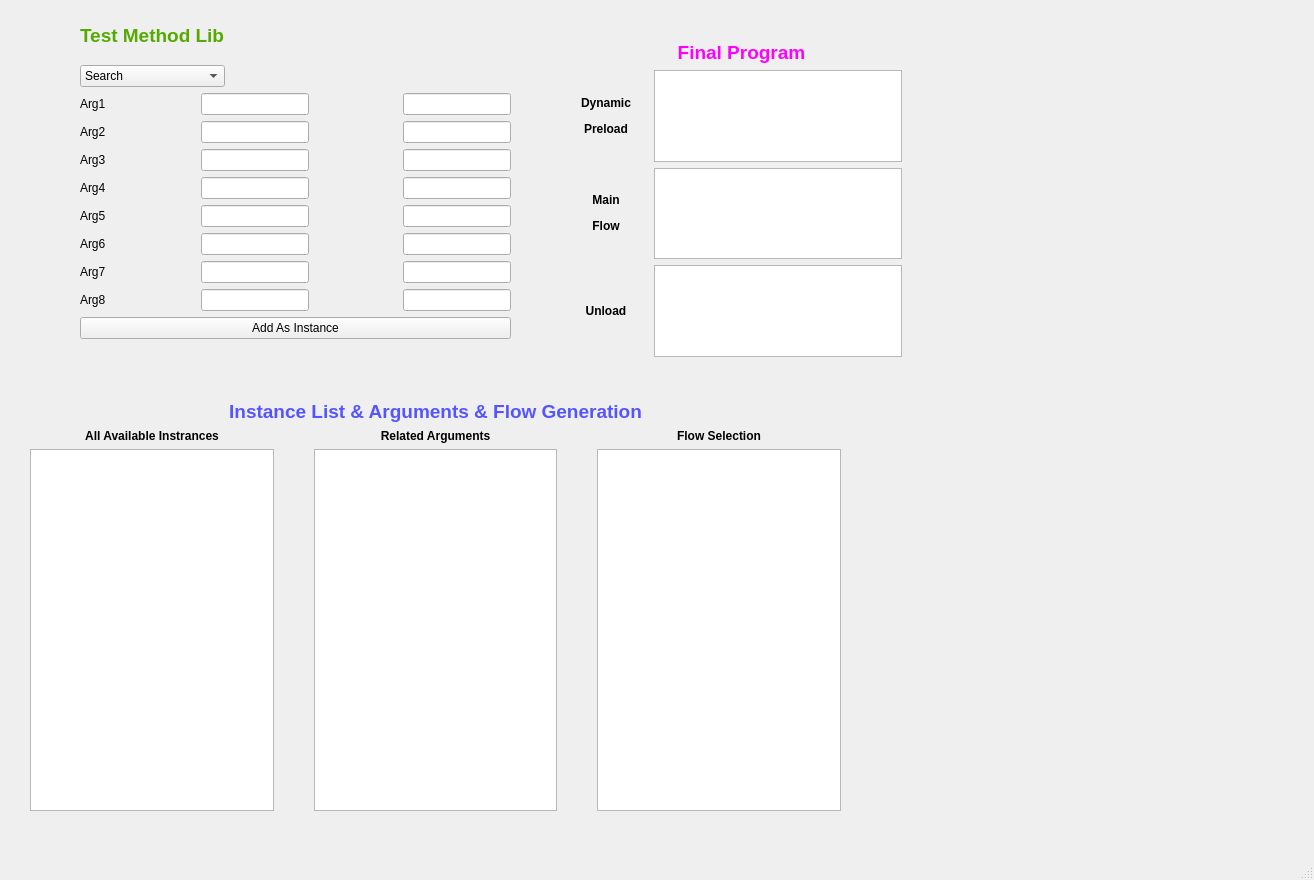
<?xml version="1.0" encoding="UTF-8"?>
<ui version="4.0">
 <class>LIGOPlatform</class>
 <widget class="QMainWindow" name="LIGOPlatform">
  <property name="geometry">
   <rect>
    <x>0</x>
    <y>0</y>
    <width>1314</width>
    <height>880</height>
   </rect>
  </property>
  <property name="windowTitle">
   <string>MainWindow</string>
  </property>
  <widget class="QWidget" name="centralwidget">
   <widget class="QWidget" name="layoutWidget">
    <property name="geometry">
     <rect>
      <x>30</x>
      <y>400</y>
      <width>811</width>
      <height>411</height>
     </rect>
    </property>
    <layout class="QGridLayout" name="lo_Instance">
     <item row="0" column="0" colspan="5">
      <widget class="QLabel" name="InstanceList">
       <property name="toolTip">
        <string>&lt;html&gt;&lt;head/&gt;&lt;body&gt;&lt;p&gt;&lt;span style=&quot; font-size:14pt; font-weight:600;&quot;&gt;Instance List &amp;amp; Arguments&lt;/span&gt;&lt;/p&gt;&lt;/body&gt;&lt;/html&gt;</string>
       </property>
       <property name="text">
        <string>&lt;html&gt;&lt;head/&gt;&lt;body&gt;&lt;p align=&quot;center&quot;&gt;&lt;span style=&quot; font-size:14pt; font-weight:600; color:#5555ff;&quot;&gt;Instance List &amp;amp; Arguments &amp;amp; Flow Generation&lt;/span&gt;&lt;/p&gt;&lt;/body&gt;&lt;/html&gt;</string>
       </property>
       <property name="textFormat">
        <enum>Qt::RichText</enum>
       </property>
      </widget>
     </item>
     <item row="2" column="0">
      <widget class="QListView" name="InstancceListView"/>
     </item>
     <item row="1" column="4">
      <widget class="QLabel" name="label_4">
       <property name="text">
        <string>&lt;html&gt;&lt;head/&gt;&lt;body&gt;&lt;p align=&quot;center&quot;&gt;&lt;span style=&quot; font-weight:600;&quot;&gt;Flow Selection&lt;/span&gt;&lt;/p&gt;&lt;/body&gt;&lt;/html&gt;</string>
       </property>
      </widget>
     </item>
     <item row="2" column="1">
      <spacer name="horizontalSpacer_3">
       <property name="orientation">
        <enum>Qt::Horizontal</enum>
       </property>
       <property name="sizeHint" stdset="0">
        <size>
         <width>40</width>
         <height>20</height>
        </size>
       </property>
      </spacer>
     </item>
     <item row="2" column="2">
      <widget class="QListView" name="listView"/>
     </item>
     <item row="1" column="0">
      <widget class="QLabel" name="label">
       <property name="text">
        <string>&lt;html&gt;&lt;head/&gt;&lt;body&gt;&lt;p align=&quot;center&quot;&gt;&lt;span style=&quot; font-weight:600;&quot;&gt;All Available Instrances&lt;/span&gt;&lt;/p&gt;&lt;/body&gt;&lt;/html&gt;</string>
       </property>
      </widget>
     </item>
     <item row="1" column="2">
      <widget class="QLabel" name="label_2">
       <property name="text">
        <string>&lt;html&gt;&lt;head/&gt;&lt;body&gt;&lt;p align=&quot;center&quot;&gt;&lt;span style=&quot; font-weight:600;&quot;&gt;Related Arguments&lt;/span&gt;&lt;/p&gt;&lt;/body&gt;&lt;/html&gt;</string>
       </property>
      </widget>
     </item>
     <item row="2" column="3">
      <spacer name="horizontalSpacer_4">
       <property name="orientation">
        <enum>Qt::Horizontal</enum>
       </property>
       <property name="sizeHint" stdset="0">
        <size>
         <width>40</width>
         <height>20</height>
        </size>
       </property>
      </spacer>
     </item>
     <item row="2" column="4">
      <widget class="QListView" name="listView_2"/>
     </item>
    </layout>
   </widget>
   <widget class="QWidget" name="layoutWidget">
    <property name="geometry">
     <rect>
      <x>581</x>
      <y>41</y>
      <width>321</width>
      <height>316</height>
     </rect>
    </property>
    <layout class="QGridLayout" name="lo_Program">
     <item row="2" column="0">
      <widget class="QLabel" name="label_5">
       <property name="text">
        <string>&lt;html&gt;&lt;head/&gt;&lt;body&gt;&lt;p align=&quot;center&quot;&gt;&lt;span style=&quot; font-weight:600;&quot;&gt;Main&lt;/span&gt;&lt;/p&gt;&lt;p align=&quot;center&quot;&gt;&lt;span style=&quot; font-weight:600;&quot;&gt;Flow&lt;/span&gt;&lt;/p&gt;&lt;/body&gt;&lt;/html&gt;</string>
       </property>
      </widget>
     </item>
     <item row="0" column="0" colspan="3">
      <widget class="QLabel" name="Program">
       <property name="text">
        <string>&lt;html&gt;&lt;head/&gt;&lt;body&gt;&lt;p align=&quot;center&quot;&gt;&lt;span style=&quot; font-size:14pt; font-weight:600; color:#ff00ff;&quot;&gt;Final Program&lt;/span&gt;&lt;/p&gt;&lt;/body&gt;&lt;/html&gt;</string>
       </property>
      </widget>
     </item>
     <item row="1" column="0">
      <widget class="QLabel" name="label_3">
       <property name="text">
        <string>&lt;html&gt;&lt;head/&gt;&lt;body&gt;&lt;p align=&quot;center&quot;&gt;&lt;span style=&quot; font-weight:600;&quot;&gt;Dynamic&lt;/span&gt;&lt;/p&gt;&lt;p align=&quot;center&quot;&gt;&lt;span style=&quot; font-weight:600;&quot;&gt;Preload&lt;/span&gt;&lt;/p&gt;&lt;/body&gt;&lt;/html&gt;</string>
       </property>
      </widget>
     </item>
     <item row="1" column="2">
      <widget class="QListView" name="listView_3"/>
     </item>
     <item row="3" column="0">
      <widget class="QLabel" name="label_6">
       <property name="text">
        <string>&lt;html&gt;&lt;head/&gt;&lt;body&gt;&lt;p align=&quot;center&quot;&gt;&lt;span style=&quot; font-weight:600;&quot;&gt;Unload&lt;/span&gt;&lt;/p&gt;&lt;/body&gt;&lt;/html&gt;</string>
       </property>
      </widget>
     </item>
     <item row="2" column="2">
      <widget class="QListView" name="listView_4"/>
     </item>
     <item row="3" column="2">
      <widget class="QListView" name="listView_6"/>
     </item>
     <item row="1" column="1">
      <spacer name="horizontalSpacer_6">
       <property name="orientation">
        <enum>Qt::Horizontal</enum>
       </property>
       <property name="sizeHint" stdset="0">
        <size>
         <width>20</width>
         <height>20</height>
        </size>
       </property>
      </spacer>
     </item>
    </layout>
   </widget>
   <widget class="QWidget" name="layoutWidget">
    <property name="geometry">
     <rect>
      <x>80</x>
      <y>12</y>
      <width>431</width>
      <height>327</height>
     </rect>
    </property>
    <layout class="QGridLayout" name="lo_TestMethod">
     <item row="0" column="0">
      <layout class="QGridLayout" name="TestMethodView">
       <item row="1" column="0">
        <widget class="QComboBox" name="cb_TestMethodLib">
         <property name="styleSheet">
          <string notr="true">font: 12pt &quot;Arial&quot;;</string>
         </property>
         <item>
          <property name="text">
           <string>Search</string>
          </property>
         </item>
         <item>
          <property name="text">
           <string>StartPoint</string>
          </property>
         </item>
         <item>
          <property name="text">
           <string>Backoff</string>
          </property>
         </item>
         <item>
          <property name="text">
           <string>LimitLine</string>
          </property>
         </item>
        </widget>
       </item>
       <item row="0" column="0">
        <widget class="QLabel" name="TestMethodLib">
         <property name="text">
          <string>&lt;html&gt;&lt;head/&gt;&lt;body&gt;&lt;p&gt;&lt;span style=&quot; font-size:14pt; font-weight:600; color:#55aa00;&quot;&gt;Test Method Lib&lt;/span&gt;&lt;/p&gt;&lt;/body&gt;&lt;/html&gt;</string>
         </property>
        </widget>
       </item>
       <item row="0" column="1">
        <spacer name="horizontalSpacer_5">
         <property name="orientation">
          <enum>Qt::Horizontal</enum>
         </property>
         <property name="sizeHint" stdset="0">
          <size>
           <width>40</width>
           <height>20</height>
          </size>
         </property>
        </spacer>
       </item>
      </layout>
     </item>
     <item row="1" column="0">
      <layout class="QGridLayout" name="ArgumentsView">
       <item row="2" column="0">
        <widget class="QLabel" name="Arg3">
         <property name="text">
          <string>Arg3</string>
         </property>
        </widget>
       </item>
       <item row="3" column="0">
        <widget class="QLabel" name="Arg4">
         <property name="text">
          <string>Arg4</string>
         </property>
        </widget>
       </item>
       <item row="1" column="2">
        <widget class="QLineEdit" name="ArgDescription_2"/>
       </item>
       <item row="1" column="0">
        <widget class="QLabel" name="Arg2">
         <property name="text">
          <string>Arg2</string>
         </property>
        </widget>
       </item>
       <item row="2" column="2">
        <widget class="QLineEdit" name="ArgDescription_3"/>
       </item>
       <item row="6" column="4">
        <widget class="QLineEdit" name="ArgValue_7"/>
       </item>
       <item row="6" column="2">
        <widget class="QLineEdit" name="ArgDescription_7"/>
       </item>
       <item row="7" column="2">
        <widget class="QLineEdit" name="ArgDescription_8"/>
       </item>
       <item row="3" column="2">
        <widget class="QLineEdit" name="ArgDescription_4"/>
       </item>
       <item row="2" column="4">
        <widget class="QLineEdit" name="ArgValue_3"/>
       </item>
       <item row="1" column="4">
        <widget class="QLineEdit" name="ArgValue_2"/>
       </item>
       <item row="4" column="2">
        <widget class="QLineEdit" name="ArgDescription_5"/>
       </item>
       <item row="3" column="4">
        <widget class="QLineEdit" name="ArgValue_4"/>
       </item>
       <item row="0" column="1">
        <spacer name="horizontalSpacer">
         <property name="orientation">
          <enum>Qt::Horizontal</enum>
         </property>
         <property name="sizeHint" stdset="0">
          <size>
           <width>40</width>
           <height>20</height>
          </size>
         </property>
        </spacer>
       </item>
       <item row="4" column="0">
        <widget class="QLabel" name="Arg5">
         <property name="text">
          <string>Arg5</string>
         </property>
        </widget>
       </item>
       <item row="0" column="4">
        <widget class="QLineEdit" name="ArgValue_1"/>
       </item>
       <item row="4" column="4">
        <widget class="QLineEdit" name="ArgValue_5"/>
       </item>
       <item row="5" column="2">
        <widget class="QLineEdit" name="ArgDescription_6"/>
       </item>
       <item row="0" column="3">
        <spacer name="horizontalSpacer_2">
         <property name="orientation">
          <enum>Qt::Horizontal</enum>
         </property>
         <property name="sizeHint" stdset="0">
          <size>
           <width>40</width>
           <height>20</height>
          </size>
         </property>
        </spacer>
       </item>
       <item row="5" column="4">
        <widget class="QLineEdit" name="ArgValue_6"/>
       </item>
       <item row="6" column="0">
        <widget class="QLabel" name="Arg7">
         <property name="text">
          <string>Arg7</string>
         </property>
        </widget>
       </item>
       <item row="5" column="0">
        <widget class="QLabel" name="Arg6">
         <property name="text">
          <string>Arg6</string>
         </property>
        </widget>
       </item>
       <item row="7" column="4">
        <widget class="QLineEdit" name="ArgValue_8"/>
       </item>
       <item row="0" column="0">
        <widget class="QLabel" name="Arg1">
         <property name="text">
          <string>Arg1</string>
         </property>
        </widget>
       </item>
       <item row="0" column="2">
        <widget class="QLineEdit" name="ArgDescription_1"/>
       </item>
       <item row="7" column="0">
        <widget class="QLabel" name="Arg8">
         <property name="text">
          <string>Arg8</string>
         </property>
        </widget>
       </item>
      </layout>
     </item>
     <item row="2" column="0">
      <widget class="QPushButton" name="AddAsInstancce">
       <property name="text">
        <string>Add As Instance</string>
       </property>
      </widget>
     </item>
    </layout>
   </widget>
  </widget>
  <widget class="QMenuBar" name="menubar">
   <property name="geometry">
    <rect>
     <x>0</x>
     <y>0</y>
     <width>1314</width>
     <height>26</height>
    </rect>
   </property>
  </widget>
  <widget class="QStatusBar" name="statusbar"/>
 </widget>
 <resources/>
 <connections/>
</ui>
